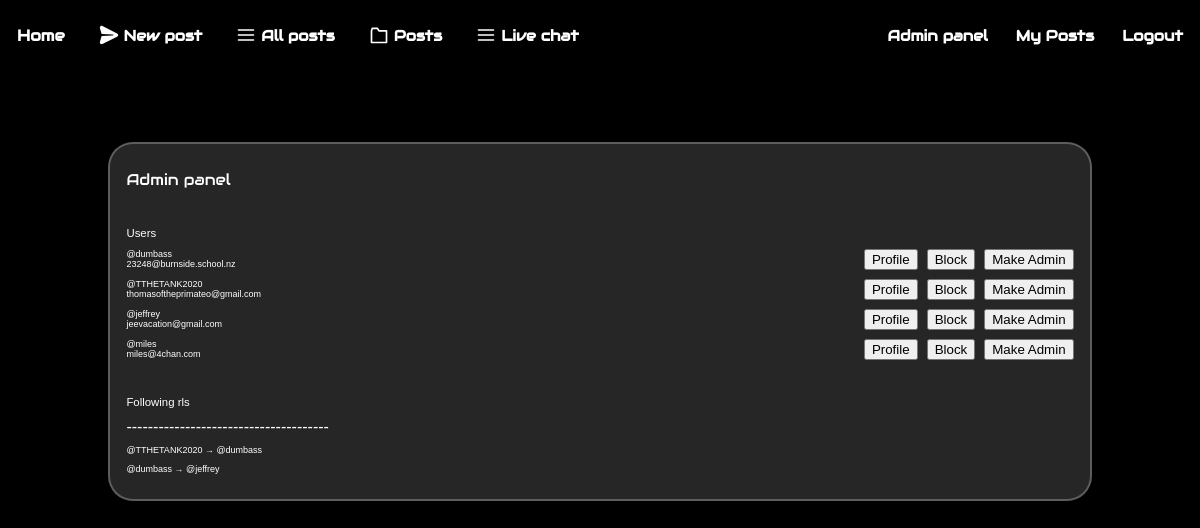
The app's page /admin (signed in), older data.
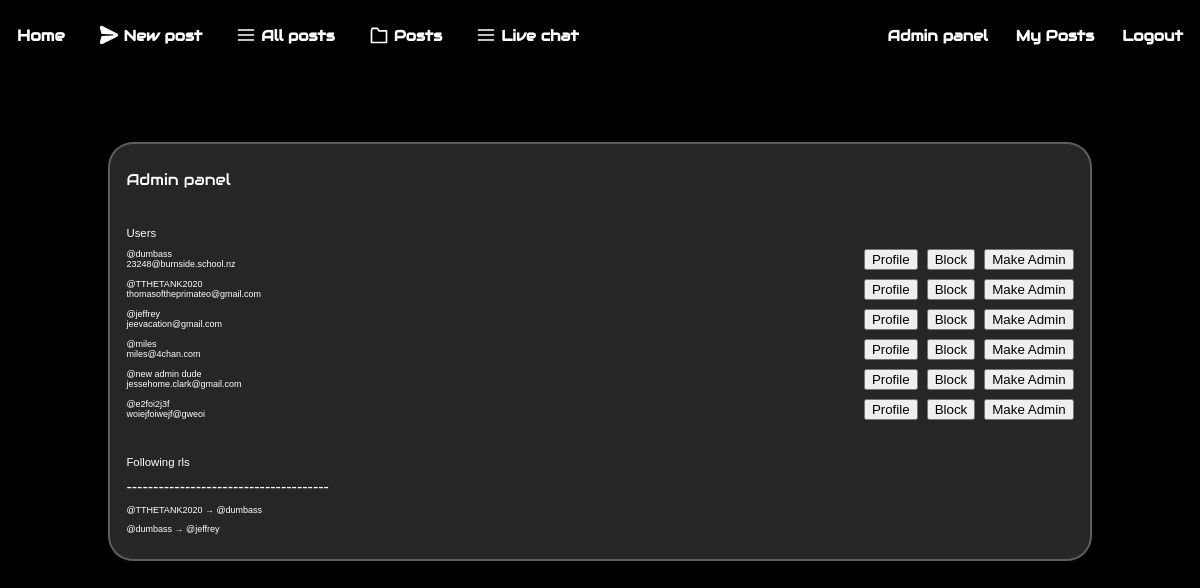
The same page, newer data.
### tables this page shows
CREATE TABLE "users" (
    id INTEGER PRIMARY KEY AUTOINCREMENT,
    "name" TEXT UNIQUE,
    password TEXT
, imageurl TEXT, email TEXT);

### app.py (the view)
@app.route("/admin")
def admin():
    followers = """
    SELECT followed.name AS followed_name,
        follower.name AS follower_name
    FROM following
    JOIN users AS followed ON following.followed_id = followed.id
    JOIN users AS follower ON following.follower_id = follower.id;
    """
    admin = """SELECT users.id, users.name, users.email, users.imageurl
    FROM admins
    JOIN users ON admins.userid = users.id
    ORDER BY admins.id DESC;
    """
    users = """SELECT users.name, users.email, users.imageurl, users.id
                FROM users;
            """
    admin = query_db(admin)
    users = query_db(users)
    followers = query_db(followers)
    for row in admin:
        if row[0] == session.get('user_id'):
            return render_template("admin.html", users=users, followers=followers, admin=admin)
    session.pop("user_id", None)
    session.pop("username", None)
    return render_template("login.html", notadmin=True)

### app.py (called while the page is built)
def get_db():
    db = getattr(g, '_database', None)
    if db is None:
        db = g._database = sqlite3.connect(DATABASE)
    return db

@app.teardown_appcontext
def close_connection(exception):
    db = getattr(g, '_database', None)
    if db is not None:
        db.close()

def query_db(query, args=(), one=False):
    cur = get_db().execute(query, args)
    rv = cur.fetchall()
    cur.close()
    return (rv[0] if rv else None) if one else rv

### templates/admin.html
{% extends "layout.html" %}
{% block body %}
<div class="centered-content">
    <div class="admin-container">
        <h1 class="cat-title">Admin panel</h1>
        <br><h2>Users</h2>
        {% for row in users %}
        <p class="admin-users"?>
            @{{row[0]}}<br>
            {{row[1]}}<br>
            <button class="admin-users-button" style="margin-left:auto">
                <a href="/userposts/{{row[0]}}">Profile</a>
            </button>
            <button class="admin-users-button">
                <a href="/block/{{row[3]}}">Block</a>
            </button>
            <button class="admin-users-button">
                <a href="/makeadmin/{{row[3]}}">Make Admin</a>
            </button>
        </p>
        {% endfor %}
    <br><h2>Following rls</h2>--------------------------------------<br>
        {% for row in followers %}
            <p>@{{row[1]}} &#8594 @{{row[0]}}</p>
        {% endfor %}
    </div>
</div>
{% endblock %}

### templates/layout.html (shortened to what this page needs)
<!DOCTYPE html>
<html lang="en">
<head>
    <link rel="stylesheet" href="{{url_for('static', filename='style.css')}}">
</head>
<body>
    <nav class="navbar">
    <div class="left-navbar-group">
        {% if request.path == "/" %}
            {% set button = 'top-button-active' %}
        {% else %}
            {% set button = 'top-button' %}
        {% endif %}
        <a href="/" class="{{button}}">
            <div class="title">Home</div>
        </a>
            {% if request.path == "/newpost" %}
                {% set button = 'top-button-active' %}
            {% else %}
                {% set button = 'top-button' %}
            {% endif %}
        <a href="/newpost" class="{{button}}">
            &nbsp;New post
        </a>
            {% if request.path == "/allposts" %}
                {% set button = 'top-button-active' %}
            {% else %}
                {% set button = 'top-button' %}
            {% endif %}
        <a href="/allposts" class="{{button}}">
            <svg xmlns="http://www.w3.org/2000/svg" viewBox="0 0 24 24" width="20" height="20">
                <path d="M3 6h18M3 12h18M3 18h18" stroke="currentColor" stroke-width="2" stroke-linecap="round"/>
            </svg>
            &nbsp;All posts
        </a>
            {% if "/category" in request.path %}
                {% set button = 'top-button-active' %}
            {% else %}
                {% set button = 'top-button' %}
            {% endif %}
        <div class="dropdown">
            <button class="{{button}}">
                <svg viewBox="0 0 24 24" width="20" height="20">
                    <path d="M3 7v14h18V7H12l-2-3H4z" stroke="currentColor" stroke-width="2" fill="none" stroke-linecap="round" stroke-linejoin="round"/>
                </svg>
                &nbsp;Posts
            </button>
        </div>
            {% if request.path == "/livechat" %}
                {% set button = 'top-button-active' %}
            {% else %}
                {% set button = 'top-button' %}
            {% endif %}
        <a href="/livechat" class="{{button}}">
            <svg xmlns="http://www.w3.org/2000/svg" viewBox="0 0 24 24" width="20" height="20">
                <path d="M3 6h18M3 12h18M3 18h18" stroke="currentColor" stroke-width="2" stroke-linecap="round"/>
            </svg>
            &nbsp;Live chat
        </a>
    </div>
    <div class="nav-right">
                <a href="/admin" class="top-button">Admin panel</a>
                {% if session.username %}
                    <a href="{{ url_for('userposts', username=session['username']) }}" class="top-button">My Posts</a>
                    <a href="/logout" class="top-button">Logout</a>
                {% else %}
                    <a href="/login" class="top-button">Login</a>
                    <a href="/register" class="top-button">Register</a>
                {% endif %}
    </div>
</nav>
    {% block body %}
    {% endblock %}
</body>
</html>

### static/style.css (style rules this page uses)
:root { --nav-box-shadow:white; --nav-box-shadow-light:rgba(255, 255, 255, 0.6); --box-background:rgba(255, 255, 255, 0.15); --input-background:rgba(255, 255, 255, 0.1); --box-border:3px solid rgba(255, 255, 255, 0.25); --error-red:rgba(184, 39, 39, 0.616); --font:white; --sidebar-font-size:0.8vw; --reply-font:calc(0.5vh + 0.5vw); --reply-line:calc(2vh + 2vw); --navbar-font-size:15px; --navbar-title-size:1.3vw; --box-border-radius:25px; --heading-font:"Audiowide"; }
body { background:black; color:var(--font); font-family:"Arial"; }
h1 { font-size:1.3vw; font-weight:400; font-family:var(--heading-font); }
h2 { font-size:0.95vw; font-weight:400; }
p { font-size:0.75vw; font-weight:375; }
a { text-decoration:none; }
.navbar { display:flex; gap:1em; padding:0.5em 0; background-color:black; }
.left-navbar-group { display:flex; gap:1em; }
.title { font-size:var(--navbar-title-size); font-weight:600; border:none; }
.nav-right { margin-left:auto; display:flex; gap:10px; }
.admin-users-button a { color:black; }
.top-button, .top-button-active { display:flex; color:var(--font); justify-content:center; align-items:center; padding:0.6em; font-weight:600; font-family:var(--heading-font); border:none; font-size:var(--navbar-font-size) !important; background:black; }
.centered-content { margin-top:5em; display:grid; place-items:center; padding-bottom:5em; opacity:0; animation:fadeIn 0.3s forwards; }
.dropdown button { font-size:var(--navbar-font-size) !important; }
.dropdown { display:flex; align-items:center; margin:0; padding:0; position:relative; }
.admin-container { width:80%; background:var(--box-background); border:2px solid rgba(255, 255, 255, 0.25); border-radius:var(--box-border-radius); padding:1em; }
.admin-users { display:flex; align-items:center; gap:1em; }

Row changes from the older to the newer data that the page shows:
added users: name "new admin dude", email "jessehome.clark@gmail.com", shown under "Users"
added users: name "e2foi2j3f", email "woiejfoiwejf@gweoi", shown under "Users"
